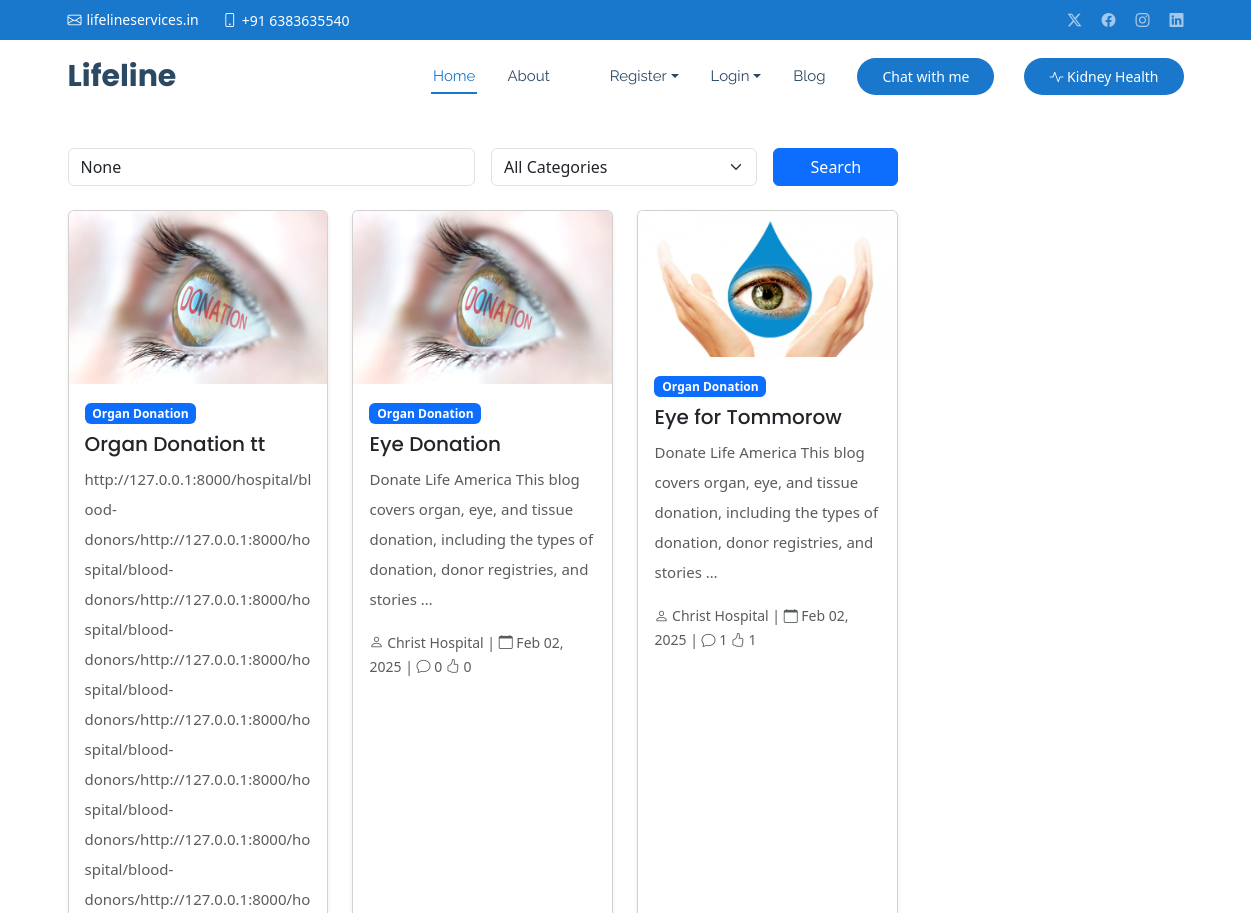
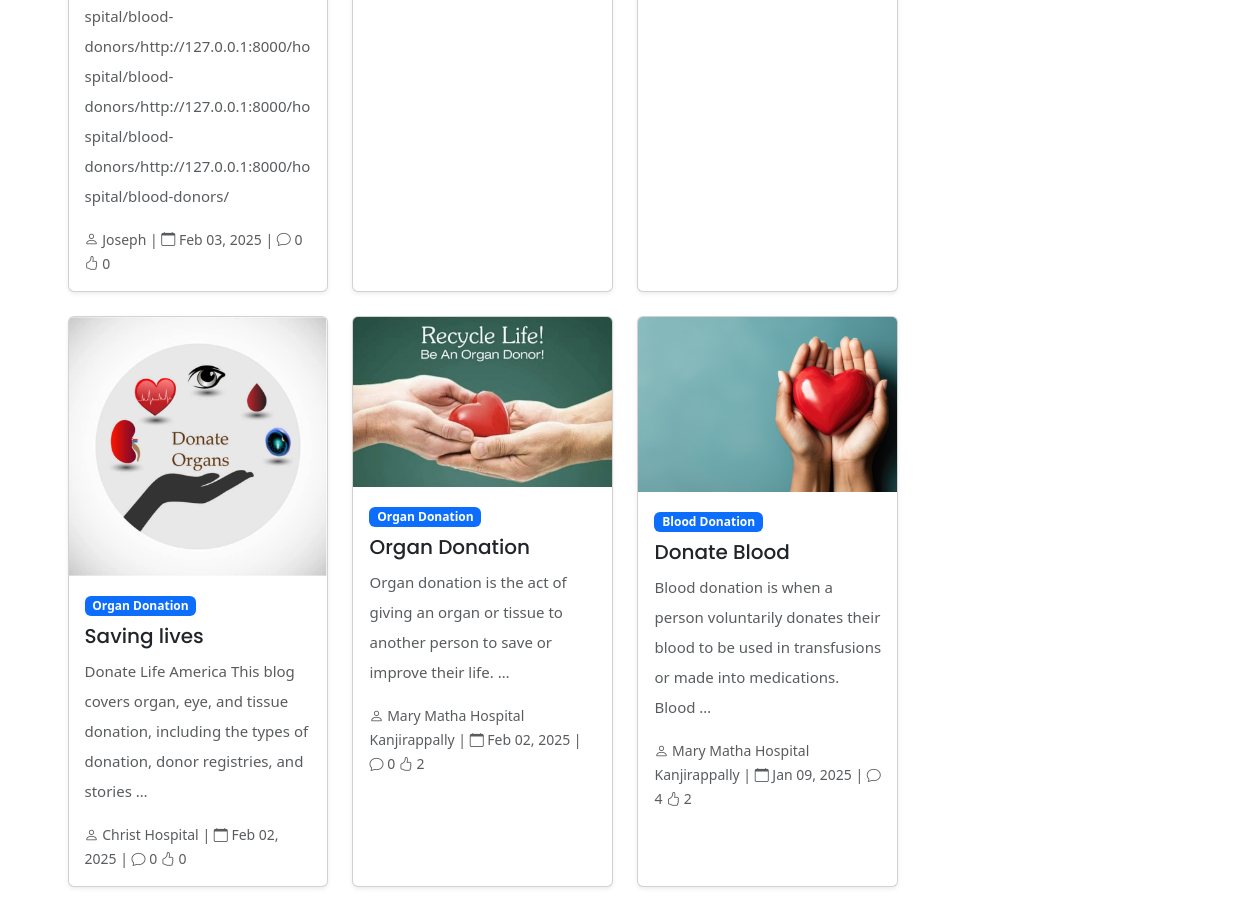
The app's page /blogs/ with its own data (2 pictures, top to bottom).
### core/models.py (models this page shows, shortened)
class Blog(models.Model):
    title = models.CharField(max_length=200)
    slug = models.SlugField(unique=True, blank=True)
    category = models.ForeignKey(BlogCategory, on_delete=models.SET_NULL, null=True)
    featured_image = models.ImageField(upload_to='blog_images/')
    content = RichTextField()
    author = models.ForeignKey(Hospital, on_delete=models.CASCADE)  # Changed to Donor model
    created_at = models.DateTimeField(auto_now_add=True)
    updated_at = models.DateTimeField(auto_now=True)
    is_featured = models.BooleanField(default=False)
    views_count = models.PositiveIntegerField(default=0)
    tags = models.CharField(max_length=200, help_text="Comma separated tags")
    views = models.PositiveIntegerField(default=0)
    likes = models.ManyToManyField(User, related_name='blog_likes', blank=True, default=0)
    dislikes = models.ManyToManyField(User, related_name='blog_dislikes', blank=True, default=0)
    class Meta:
        ordering = ['-created_at']

class BlogCategory(models.Model):
    name = models.CharField(max_length=100)
    slug = models.SlugField(unique=True, blank=True)
    class Meta:
        verbose_name_plural = "Blog Categories"

class Hospital(models.Model):
    DISTRICT_CHOICES = Donor.PLACE_CHOICES
    user = models.OneToOneField(User, on_delete=models.CASCADE, related_name='hospital_profile',default=1)
    profile_picture = models.ImageField(upload_to='hospital_profiles/', null=True, blank=True)
    name = models.CharField(max_length=255)
    district = models.CharField(choices=DISTRICT_CHOICES, max_length=100)
    phone = models.CharField(max_length=10, unique=True)
    email = models.EmailField(unique=True)
    manager_name = models.CharField(max_length=255,default="david")
    manager_phone = models.CharField(max_length=10,default=9999999999)
    is_active = models.BooleanField(default=True)
    created_at = models.DateTimeField(default=timezone.now)
    updated_at = models.DateTimeField(auto_now=True)
    def __str__(self):
        return self.name
    class Meta:
        verbose_name = 'Hospital'
        verbose_name_plural = 'Hospitals'

### core/views.py (the view)
# urls.py: path('blogs/', views.blog_list, name='blog_list'),
def blog_list(request):
    blogs = Blog.objects.all().order_by('-created_at')
    categories = BlogCategory.objects.all()
    search_query = request.GET.get('q')
    category = request.GET.get('category')
    if search_query:
        blogs = blogs.filter(title__icontains=search_query) | blogs.filter(tags__icontains=search_query)
    if category:
        blogs = blogs.filter(category__slug=category)
    paginator = Paginator(blogs, 9)  # 9 blogs per page (3x3 grid)
    page = request.GET.get('page')
    blogs = paginator.get_page(page)
    context = {
        'blogs': blogs,
        'categories': categories,
        'search_query': search_query,
        'current_category': category,
    }
    return render(request, 'blog.html', context)

### core/templates/blog.html (shortened to what this page needs)
{% extends 'base.html' %}
{% block content %}
<section class="blog-listing py-5">
    <div class="container">
      <div class="row">
        <div class="col-lg-9">
          <div class="search-filter mb-4">
            <form action="{% url 'blog_list' %}" method="GET" class="row g-3">
              <div class="col-md-6">
                <input type="text" name="q" class="form-control" placeholder="Search blogs..." value="{{ search_query }}">
              </div>
              <div class="col-md-4">
                <select name="category" class="form-select">
                  <option value="">All Categories</option>
                </select>
              </div>
              <div class="col-md-2">
                <button type="submit" class="btn btn-primary w-100">Search</button>
              </div>
            </form>
          </div>
          <div class="row g-4">
            {% for blog in blogs %}
            <div class="col-md-4">
              <div class="card h-100 blog-card shadow-sm">
                <div class="blog-image-wrapper">
                  {% if blog.featured_image %}
                  <img src="{{ blog.featured_image.url }}" class="card-img-top" alt="{{ blog.title }}">
                  {% endif %}
                </div>
                <div class="card-body">
                  <div class="category-badge mb-2">
                    <span class="badge bg-primary">{{ blog.category.name }}</span>
                  </div>
                  <h5 class="card-title"><a href="{% url 'blog_detail' blog.slug %}" class="text-decoration-none text-dark">{{ blog.title }}</a></h5>
                  <p class="card-text text-muted">{{ blog.content|safe|truncatewords:20 }}</p>
                  <div class="blog-meta">
                    <small class="text-muted">
                      <i class="bi bi-person"></i> {{ blog.author }} |
                      <i class="bi bi-calendar"></i> {{ blog.created_at|date:"M d, Y" }} |
                      <i class="bi bi-chat"></i> {{ blog.comments.count }}
                      <i class="bi bi-hand-thumbs-up"></i> {{ blog.likes.count }}
                    </small>
                  </div>
                </div>
              </div>
            </div>
            {% endfor %}
          </div>
        </div>
        <div class="col-lg-3">
        </div>
      </div>
    </div>
  </section>
  {% endblock %}

### core/templates/base.html (shortened to what this page needs)
{% load static %}
<!DOCTYPE html>
<html lang="en">
<head>
  <link href="{% static 'vendor/bootstrap/css/bootstrap.min.css' %}" rel="stylesheet">
  <link href="{% static 'vendor/bootstrap-icons/bootstrap-icons.css' %}" rel="stylesheet">
  <link href="{% static 'vendor/aos/aos.css' %}" rel="stylesheet">
  <link href="{% static 'vendor/fontawesome-free/css/all.min.css' %}" rel="stylesheet">
  <link href="{% static 'vendor/glightbox/css/glightbox.min.css' %}" rel="stylesheet">
  <link href="{% static 'vendor/swiper/swiper-bundle.min.css' %}" rel="stylesheet">
  <link href="{% static 'css/main.css' %}" rel="stylesheet">
  <link rel="stylesheet" href="{% static 'css/fontawesome.css' %}">
  <link rel="stylesheet" href="{% static 'css/templatemo-stand-blog.css' %}">
  <link rel="stylesheet" href="{% static 'css/owl.css' %}">
  <link rel="stylesheet" href="https://cdnjs.cloudflare.com/ajax/libs/font-awesome/5.15.4/css/all.min.css">
</head>
<body>
  {% include 'nav.html' %}
    {% block content %}
    {% endblock %}
</body>
</html>

### core/templates/nav.html (shortened to what this page needs)
{% load static %}
<!DOCTYPE html>
<html lang="en">
<head>
    <link href="https://cdn.jsdelivr.net/npm/bootstrap@5.3.0/dist/css/bootstrap.min.css" rel="stylesheet">
</head>
<body>
    <header id="header" class="header sticky-top">
        <div class="topbar d-flex align-items-center">
            <div class="container d-flex justify-content-center justify-content-md-between">
                <div class="contact-info d-flex align-items-center">
                    <i class="bi bi-envelope d-flex align-items-center"><a href="mailto:contact@example.com">lifelineservices.in</a></i>
                    <i class="bi bi-phone d-flex align-items-center ms-4"><span>+91 6383635540</span></i>
                </div>
                <div class="social-links d-none d-md-flex align-items-center">
                    <a href="https://www.twitter.com" class="twitter"><i class="bi bi-twitter-x"></i></a>
                    <a href="https://www.facebook.com" class="facebook"><i class="bi bi-facebook"></i></a>
                    <a href="https://www.instagram.com/_____.arun_/" class="instagram"><i class="bi bi-instagram"></i></a>
                    <a href="https://www.linkedin.com/in/arun-babu01/" class="linkedin"><i class="bi bi-linkedin"></i></a>
                </div>
            </div>
        </div>
        <div class="branding d-flex align-items-center">
            <div class="container position-relative d-flex align-items-center justify-content-between">
                <a href="" class="logo d-flex align-items-center me-auto">
                    <h1 class="sitename">Lifeline</h1>
                </a>
                <nav id="navmenu" class="navmenu">
                    <ul>{% if user.is_authenticated %}
                          {% if user.is_authenticated and user.hospital_profile %}
                          <li><a href="{% url 'hospital_home' %}" class="active">Home</a></li>
                          {% endif %}
                          {% if user.is_authenticated and user.donor_profile %}
                          <li><a href="{% url 'donor_home' %}" class="active">Home</a></li>
                          {% endif %}
                        {% else %}
                        <li><a href="{% url 'home' %}" class="active">Home</a></li>
                        {% endif %}
                        <li><a href="#about">About</a></li>
                        <li>
                        </li>
                        {% if user.is_authenticated %}
                            <li>
                                <a href="#" data-bs-toggle="modal" data-bs-target="#logoutModal" class="nav-link text-danger">
                                    <i class="bi bi-box-arrow-right"></i> Logout
                                </a>
                            </li>
                        {% else %}
                            <li class="nav-item dropdown">
                                <a class="nav-link dropdown-toggle" href="#" id="registerDropdown" role="button" data-bs-toggle="dropdown" aria-expanded="false">
                                    Register
                                </a>
                            </li>
                            <li class="nav-item dropdown">
                                <a class="nav-link dropdown-toggle" href="#" id="registerDropdown" role="button" data-bs-toggle="dropdown" aria-expanded="false">
                                    Login
                                </a>
                            </li>
                        {% endif %}
                        {% if user.is_authenticated and user.hospital_profile %}
                            <li class="dropdown">
                                <a href="#"><span>Blood Management</span> <i class="bi bi-chevron-down toggle-dropdown"></i></a>
                                <ul>
                                    <li><a href="{% url 'blood_donor_list' %}">Blood Donors</a></li>
                                    <li><a href="{% url 'blood_request_list' %}">Blood Requests</a></li>
                                </ul>
                            </li>
                            <li class="dropdown">
                                <a href="#"><span>Organ Donation</span> <i class="bi bi-chevron-down toggle-dropdown"></i></a>
                                <ul>
                                    <li><a href="{% url 'organ_request_list' %}">Organ Requests</a></li>
                                    <li><a href="{% url 'organ_donor_list' %}">Organ Donor List</a></li>
                                </ul>
                            </li>
                        {% else %}
                            <li><a href="{% url 'blog_list' %}">Blog</a></li>
                        {% endif %}
                    </ul>
                </nav>
                <a class="cta-btn d-none d-sm-block" href="#" data-bs-toggle="modal" data-bs-target="#chatbotModal">Chat with me</a>
                <a class="cta-btn" href="#" data-bs-toggle="modal" data-bs-target="#kidneyAnalyzerModal">
                  <i class="bi bi-activity"></i> Kidney Health
              </a>
            </div>
        </div>
    </header>
</body>
</html>

### static/css/main.css (style rules this page uses)
:root { --default-font: "Roboto", system-ui, -apple-system, "Segoe UI", Roboto, "Helvetica Neue", Arial, "Noto Sans", "Liberation Sans", sans-serif, "Apple Color Emoji", "Segoe UI Emoji", "Segoe UI Symbol", "Noto Color Emoji"; --heading-font: "Poppins", sans-serif; --nav-font: "Raleway", sans-serif; }
:root { --background-color: #ffffff; --default-color: #444444; --heading-color: #2c4964; --accent-color: #1977cc; --surface-color: #ffffff; --contrast-color: #ffffff; }
:root { --nav-color: #2c4964; --nav-hover-color: #1977cc; --nav-mobile-background-color: #ffffff; --nav-dropdown-background-color: #ffffff; --nav-dropdown-color: #2c4964; --nav-dropdown-hover-color: #1977cc; }
:root { scroll-behavior: smooth; }
body { color: var(--default-color); background-color: var(--background-color); font-family: var(--default-font); }
a { color: var(--accent-color); text-decoration: none; transition: 0.3s; }
h1, h2, h3, h4, h5, h6 { color: var(--heading-color); font-family: var(--heading-font); }
.header { color: var(--default-color); transition: all 0.5s; z-index: 997; background-color: var(--background-color); }
.header .topbar { background-color: var(--accent-color); height: 40px; padding: 0; font-size: 14px; transition: all 0.5s; }
.header .topbar .contact-info i { font-style: normal; color: var(--contrast-color); }
.header .topbar .contact-info i a, .header .topbar .contact-info i span { padding-left: 5px; color: var(--contrast-color); }
.header .topbar .contact-info i a { line-height: 0; transition: 0.3s; }
.header .topbar .social-links a { color: color-mix(in srgb, var(--contrast-color), transparent 40%); line-height: 0; transition: 0.3s; margin-left: 20px; }
.header .branding { min-height: 60px; padding: 10px 0; }
.header .logo { line-height: 1; }
.header .logo h1 { font-size: 30px; margin: 0; font-weight: 700; color: var(--heading-color); }
.header .cta-btn, .header .cta-btn:focus { color: var(--contrast-color); background: var(--accent-color); font-size: 14px; padding: 8px 25px; margin: 0 0 0 30px; border-radius: 50px; transition: 0.3s; }
@media (min-width: 1200px) { .navmenu { padding: 0; } }
@media (min-width: 1200px) { .navmenu ul { margin: 0; padding: 0; display: flex; list-style: none; align-items: center; } }
@media (min-width: 1200px) { .navmenu li { position: relative; } }
@media (min-width: 1200px) { .navmenu>ul>li { white-space: nowrap; padding: 15px 14px; } }
@media (min-width: 1200px) { .navmenu>ul>li:last-child { padding-right: 0; } }
@media (min-width: 1200px) { .navmenu a, .navmenu a:focus { color: var(--nav-color); font-size: 15px; padding: 0 2px; font-family: var(--nav-font); font-weight: 400; display: flex; align-items: center; justify-content: space-between; white-space: nowrap; transition: 0.3s; position: relative; } }
@media (min-width: 1200px) { .navmenu>ul>li>a:before { content: ""; position: absolute; width: 100%; height: 2px; bottom: -6px; left: 0; background-color: var(--nav-hover-color); visibility: hidden; width: 0px; transition: all 0.3s ease-in-out 0s; } }
@media (min-width: 1200px) { .navmenu a:hover:before, .navmenu li:hover>a:before, .navmenu .active:before { visibility: visible; width: 100%; } }
@media (min-width: 1200px) { .navmenu li:hover>a, .navmenu .active, .navmenu .active:focus { color: var(--nav-hover-color); } }
section, .section { color: var(--default-color); background-color: var(--background-color); padding: 60px 0; scroll-margin-top: 72px; overflow: clip; }
.card { border-radius: 15px; transition: transform 0.2s ease-in-out; }
.form-control { border-radius: 8px; padding: 12px; border: 1px solid #dee2e6; transition: border-color 0.2s ease-in-out; }
.btn-primary { background-color: #007bff; border-color: #007bff; color: white; border-radius: 8px; padding: 12px 20px; font-size: 16px; transition: background-color 0.3s ease-in-out; }
.card { border: none; transition: all 0.3s ease; }
.btn-primary { background-color: #0d6efd; border-color: #0d6efd; padding: 8px 20px; transition: all 0.3s ease; }

### records on screen
Blog: featured_image (picture), category.name "Organ Donation", title "Organ Donation tt", content "http://127.0.0.1:8000/hospital/blood-donors/http://127.0.0.1:8000/hospital/blood-donors/http://127.0.0.1:8000/hospital/blood-donors/http://127.0.0.1:8000/hospital/blood-donors/http://127.0.0.1:8000/hospital/blood-donors/http://127.0.0.1:8000/hospital/blood-donors/http://127.0.0.1:8000/hospital/blood-donors/http://127.0.0.1:8000/hospital/blood-donors/http://127.0.0.1:8000/hospital/blood-donors/http://127.0.0.1:8000/hospital/blood-donors/http://127.0.0.1:8000/hospital/blood-donors/", author "Joseph", created_at "Feb 03, 2025", comments.count "0", likes.count "0"
Blog: featured_image (picture), category.name "Organ Donation", title "Eye Donation", content "Donate Life America This blog covers organ, eye, and tissue donation, including the types of donation, donor registries, and stories …", author "Christ Hospital", created_at "Feb 02, 2025", comments.count "0", likes.count "0"
Blog: featured_image (picture), category.name "Organ Donation", title "Eye for Tommorow", content "Donate Life America This blog covers organ, eye, and tissue donation, including the types of donation, donor registries, and stories …", author "Christ Hospital", created_at "Feb 02, 2025", comments.count "1", likes.count "1"
Blog: featured_image (picture), category.name "Organ Donation", title "Saving lives", content "Donate Life America This blog covers organ, eye, and tissue donation, including the types of donation, donor registries, and stories …", author "Christ Hospital", created_at "Feb 02, 2025", comments.count "0", likes.count "0"
Blog: featured_image (picture), category.name "Organ Donation", title "Organ Donation", content "Organ donation is the act of giving an organ or tissue to another person to save or improve their life. …", author "Mary Matha Hospital Kanjirappally", created_at "Feb 02, 2025", comments.count "0", likes.count "2"
Blog: featured_image (picture), category.name "Blood Donation", title "Donate Blood", content "Blood donation is when a person voluntarily donates their blood to be used in transfusions or made into medications. Blood …", author "Mary Matha Hospital Kanjirappally", created_at "Jan 09, 2025", comments.count "4", likes.count "2"
